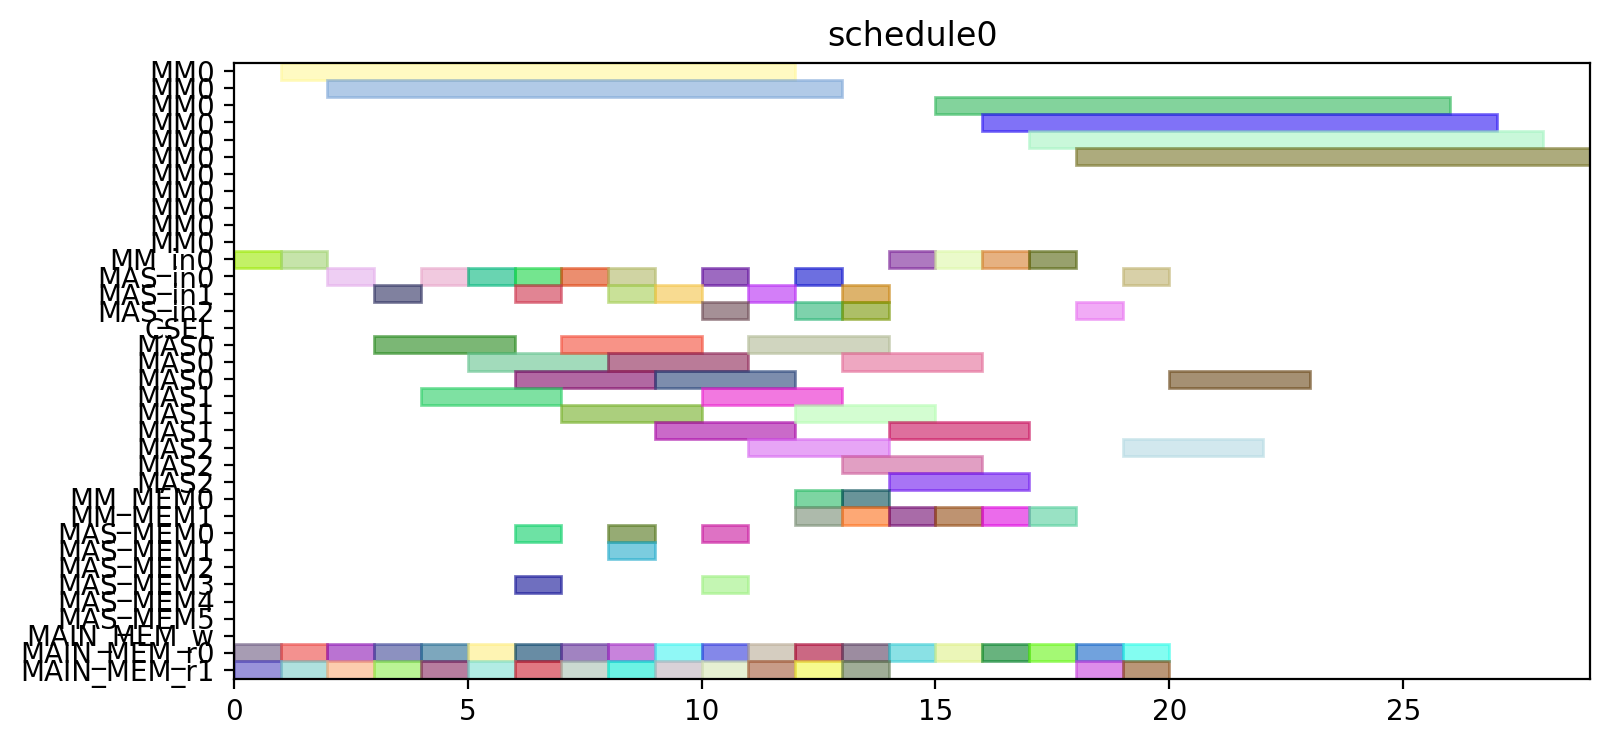

Here is the Python script that generated this plot:
from pyschedule import Scenario, solvers, plotters, alt


def solve():
	horizon = 120
	S = Scenario("schedule0", horizon=horizon)

	# resource
	MM = S.Resources('MM', num=1, size=11)
	MM_in = S.Resources('MM_in', num=1)
	MAS_in = S.Resources('MAS_in', num=3)
	CSEL = S.Resource('CSEL')
	MAS = S.Resources('MAS', num=3, size=3, periods=range(1, horizon))
	MM_MEM = S.Resources('MM_MEM', num=2)
	MAS_MEM = S.Resources('MAS_MEM', num=6)
	MAIN_MEM_w = S.Resource('MAIN_MEM_w', size=1)
	MAIN_MEM_r = S.Resources('MAIN_MEM_r', num=2)

	# result of previous scheduling

	# new tasks
	c_qinv_denom_inv0 = S.Task('c_qinv_denom_inv0', length=11, delay_cost=1)
	c_qinv_denom_inv0 += alt(MM)
	c_qinv_denom_inv0_in = S.Task('c_qinv_denom_inv0_in', length=1, delay_cost=1)
	c_qinv_denom_inv0_in += alt(MM_in)
	S += c_qinv_denom_inv0_in*MM_in[0]<=c_qinv_denom_inv0*MM[0]
	c_qinv_denom_inv0_mem0 = S.Task('c_qinv_denom_inv0_mem0', length=1, delay_cost=1)
	c_qinv_denom_inv0_mem0 += MAIN_MEM_r[0]
	S += c_qinv_denom_inv0_mem0 <= c_qinv_denom_inv0

	c_qinv_denom_inv0_mem1 = S.Task('c_qinv_denom_inv0_mem1', length=1, delay_cost=1)
	c_qinv_denom_inv0_mem1 += MAIN_MEM_r[1]
	S += c_qinv_denom_inv0_mem1 <= c_qinv_denom_inv0

	c_qinv_denom_inv1_ = S.Task('c_qinv_denom_inv1_', length=11, delay_cost=1)
	c_qinv_denom_inv1_ += alt(MM)
	c_qinv_denom_inv1__in = S.Task('c_qinv_denom_inv1__in', length=1, delay_cost=1)
	c_qinv_denom_inv1__in += alt(MM_in)
	S += c_qinv_denom_inv1__in*MM_in[0]<=c_qinv_denom_inv1_*MM[0]
	c_qinv_denom_inv1__mem0 = S.Task('c_qinv_denom_inv1__mem0', length=1, delay_cost=1)
	c_qinv_denom_inv1__mem0 += MAIN_MEM_r[0]
	S += c_qinv_denom_inv1__mem0 <= c_qinv_denom_inv1_

	c_qinv_denom_inv1__mem1 = S.Task('c_qinv_denom_inv1__mem1', length=1, delay_cost=1)
	c_qinv_denom_inv1__mem1 += MAIN_MEM_r[1]
	S += c_qinv_denom_inv1__mem1 <= c_qinv_denom_inv1_

	c_qinv0_t2 = S.Task('c_qinv0_t2', length=3, delay_cost=1)
	c_qinv0_t2 += alt(MAS)
	c_qinv0_t2_in = S.Task('c_qinv0_t2_in', length=1, delay_cost=1)
	c_qinv0_t2_in += alt(MAS_in)
	S += c_qinv0_t2_in*MAS_in[0]<=c_qinv0_t2*MAS[0]

	S += c_qinv0_t2_in*MAS_in[1]<=c_qinv0_t2*MAS[1]

	S += c_qinv0_t2_in*MAS_in[2]<=c_qinv0_t2*MAS[2]

	c_qinv0_t2_mem0 = S.Task('c_qinv0_t2_mem0', length=1, delay_cost=1)
	c_qinv0_t2_mem0 += MAIN_MEM_r[0]
	S += c_qinv0_t2_mem0 <= c_qinv0_t2

	c_qinv0_t2_mem1 = S.Task('c_qinv0_t2_mem1', length=1, delay_cost=1)
	c_qinv0_t2_mem1 += MAIN_MEM_r[1]
	S += c_qinv0_t2_mem1 <= c_qinv0_t2

	c_qinv1__t2 = S.Task('c_qinv1__t2', length=3, delay_cost=1)
	c_qinv1__t2 += alt(MAS)
	c_qinv1__t2_in = S.Task('c_qinv1__t2_in', length=1, delay_cost=1)
	c_qinv1__t2_in += alt(MAS_in)
	S += c_qinv1__t2_in*MAS_in[0]<=c_qinv1__t2*MAS[0]

	S += c_qinv1__t2_in*MAS_in[1]<=c_qinv1__t2*MAS[1]

	S += c_qinv1__t2_in*MAS_in[2]<=c_qinv1__t2*MAS[2]

	c_qinv1__t2_mem0 = S.Task('c_qinv1__t2_mem0', length=1, delay_cost=1)
	c_qinv1__t2_mem0 += MAIN_MEM_r[0]
	S += c_qinv1__t2_mem0 <= c_qinv1__t2

	c_qinv1__t2_mem1 = S.Task('c_qinv1__t2_mem1', length=1, delay_cost=1)
	c_qinv1__t2_mem1 += MAIN_MEM_r[1]
	S += c_qinv1__t2_mem1 <= c_qinv1__t2

	c0_t0_t2 = S.Task('c0_t0_t2', length=3, delay_cost=1)
	c0_t0_t2 += alt(MAS)
	c0_t0_t2_in = S.Task('c0_t0_t2_in', length=1, delay_cost=1)
	c0_t0_t2_in += alt(MAS_in)
	S += c0_t0_t2_in*MAS_in[0]<=c0_t0_t2*MAS[0]

	S += c0_t0_t2_in*MAS_in[1]<=c0_t0_t2*MAS[1]

	S += c0_t0_t2_in*MAS_in[2]<=c0_t0_t2*MAS[2]

	c0_t0_t2_mem0 = S.Task('c0_t0_t2_mem0', length=1, delay_cost=1)
	c0_t0_t2_mem0 += MAIN_MEM_r[0]
	S += c0_t0_t2_mem0 <= c0_t0_t2

	c0_t0_t2_mem1 = S.Task('c0_t0_t2_mem1', length=1, delay_cost=1)
	c0_t0_t2_mem1 += MAIN_MEM_r[1]
	S += c0_t0_t2_mem1 <= c0_t0_t2

	c0_t1_t2 = S.Task('c0_t1_t2', length=3, delay_cost=1)
	c0_t1_t2 += alt(MAS)
	c0_t1_t2_in = S.Task('c0_t1_t2_in', length=1, delay_cost=1)
	c0_t1_t2_in += alt(MAS_in)
	S += c0_t1_t2_in*MAS_in[0]<=c0_t1_t2*MAS[0]

	S += c0_t1_t2_in*MAS_in[1]<=c0_t1_t2*MAS[1]

	S += c0_t1_t2_in*MAS_in[2]<=c0_t1_t2*MAS[2]

	c0_t1_t2_mem0 = S.Task('c0_t1_t2_mem0', length=1, delay_cost=1)
	c0_t1_t2_mem0 += MAIN_MEM_r[0]
	S += c0_t1_t2_mem0 <= c0_t1_t2

	c0_t1_t2_mem1 = S.Task('c0_t1_t2_mem1', length=1, delay_cost=1)
	c0_t1_t2_mem1 += MAIN_MEM_r[1]
	S += c0_t1_t2_mem1 <= c0_t1_t2

	c0_t20 = S.Task('c0_t20', length=3, delay_cost=1)
	c0_t20 += alt(MAS)
	c0_t20_in = S.Task('c0_t20_in', length=1, delay_cost=1)
	c0_t20_in += alt(MAS_in)
	S += c0_t20_in*MAS_in[0]<=c0_t20*MAS[0]

	S += c0_t20_in*MAS_in[1]<=c0_t20*MAS[1]

	S += c0_t20_in*MAS_in[2]<=c0_t20*MAS[2]

	c0_t20_mem0 = S.Task('c0_t20_mem0', length=1, delay_cost=1)
	c0_t20_mem0 += MAIN_MEM_r[0]
	S += c0_t20_mem0 <= c0_t20

	c0_t20_mem1 = S.Task('c0_t20_mem1', length=1, delay_cost=1)
	c0_t20_mem1 += MAIN_MEM_r[1]
	S += c0_t20_mem1 <= c0_t20

	c0_t21 = S.Task('c0_t21', length=3, delay_cost=1)
	c0_t21 += alt(MAS)
	c0_t21_in = S.Task('c0_t21_in', length=1, delay_cost=1)
	c0_t21_in += alt(MAS_in)
	S += c0_t21_in*MAS_in[0]<=c0_t21*MAS[0]

	S += c0_t21_in*MAS_in[1]<=c0_t21*MAS[1]

	S += c0_t21_in*MAS_in[2]<=c0_t21*MAS[2]

	c0_t21_mem0 = S.Task('c0_t21_mem0', length=1, delay_cost=1)
	c0_t21_mem0 += MAIN_MEM_r[0]
	S += c0_t21_mem0 <= c0_t21

	c0_t21_mem1 = S.Task('c0_t21_mem1', length=1, delay_cost=1)
	c0_t21_mem1 += MAIN_MEM_r[1]
	S += c0_t21_mem1 <= c0_t21

	c1_t0_t2 = S.Task('c1_t0_t2', length=3, delay_cost=1)
	c1_t0_t2 += alt(MAS)
	c1_t0_t2_in = S.Task('c1_t0_t2_in', length=1, delay_cost=1)
	c1_t0_t2_in += alt(MAS_in)
	S += c1_t0_t2_in*MAS_in[0]<=c1_t0_t2*MAS[0]

	S += c1_t0_t2_in*MAS_in[1]<=c1_t0_t2*MAS[1]

	S += c1_t0_t2_in*MAS_in[2]<=c1_t0_t2*MAS[2]

	c1_t0_t2_mem0 = S.Task('c1_t0_t2_mem0', length=1, delay_cost=1)
	c1_t0_t2_mem0 += MAIN_MEM_r[0]
	S += c1_t0_t2_mem0 <= c1_t0_t2

	c1_t0_t2_mem1 = S.Task('c1_t0_t2_mem1', length=1, delay_cost=1)
	c1_t0_t2_mem1 += MAIN_MEM_r[1]
	S += c1_t0_t2_mem1 <= c1_t0_t2

	c1_t1_t2 = S.Task('c1_t1_t2', length=3, delay_cost=1)
	c1_t1_t2 += alt(MAS)
	c1_t1_t2_in = S.Task('c1_t1_t2_in', length=1, delay_cost=1)
	c1_t1_t2_in += alt(MAS_in)
	S += c1_t1_t2_in*MAS_in[0]<=c1_t1_t2*MAS[0]

	S += c1_t1_t2_in*MAS_in[1]<=c1_t1_t2*MAS[1]

	S += c1_t1_t2_in*MAS_in[2]<=c1_t1_t2*MAS[2]

	c1_t1_t2_mem0 = S.Task('c1_t1_t2_mem0', length=1, delay_cost=1)
	c1_t1_t2_mem0 += MAIN_MEM_r[0]
	S += c1_t1_t2_mem0 <= c1_t1_t2

	c1_t1_t2_mem1 = S.Task('c1_t1_t2_mem1', length=1, delay_cost=1)
	c1_t1_t2_mem1 += MAIN_MEM_r[1]
	S += c1_t1_t2_mem1 <= c1_t1_t2

	c1_t20 = S.Task('c1_t20', length=3, delay_cost=1)
	c1_t20 += alt(MAS)
	c1_t20_in = S.Task('c1_t20_in', length=1, delay_cost=1)
	c1_t20_in += alt(MAS_in)
	S += c1_t20_in*MAS_in[0]<=c1_t20*MAS[0]

	S += c1_t20_in*MAS_in[1]<=c1_t20*MAS[1]

	S += c1_t20_in*MAS_in[2]<=c1_t20*MAS[2]

	c1_t20_mem0 = S.Task('c1_t20_mem0', length=1, delay_cost=1)
	c1_t20_mem0 += MAIN_MEM_r[0]
	S += c1_t20_mem0 <= c1_t20

	c1_t20_mem1 = S.Task('c1_t20_mem1', length=1, delay_cost=1)
	c1_t20_mem1 += MAIN_MEM_r[1]
	S += c1_t20_mem1 <= c1_t20

	c1_t21 = S.Task('c1_t21', length=3, delay_cost=1)
	c1_t21 += alt(MAS)
	c1_t21_in = S.Task('c1_t21_in', length=1, delay_cost=1)
	c1_t21_in += alt(MAS_in)
	S += c1_t21_in*MAS_in[0]<=c1_t21*MAS[0]

	S += c1_t21_in*MAS_in[1]<=c1_t21*MAS[1]

	S += c1_t21_in*MAS_in[2]<=c1_t21*MAS[2]

	c1_t21_mem0 = S.Task('c1_t21_mem0', length=1, delay_cost=1)
	c1_t21_mem0 += MAIN_MEM_r[0]
	S += c1_t21_mem0 <= c1_t21

	c1_t21_mem1 = S.Task('c1_t21_mem1', length=1, delay_cost=1)
	c1_t21_mem1 += MAIN_MEM_r[1]
	S += c1_t21_mem1 <= c1_t21

	c2_t0_t2 = S.Task('c2_t0_t2', length=3, delay_cost=1)
	c2_t0_t2 += alt(MAS)
	c2_t0_t2_in = S.Task('c2_t0_t2_in', length=1, delay_cost=1)
	c2_t0_t2_in += alt(MAS_in)
	S += c2_t0_t2_in*MAS_in[0]<=c2_t0_t2*MAS[0]

	S += c2_t0_t2_in*MAS_in[1]<=c2_t0_t2*MAS[1]

	S += c2_t0_t2_in*MAS_in[2]<=c2_t0_t2*MAS[2]

	c2_t0_t2_mem0 = S.Task('c2_t0_t2_mem0', length=1, delay_cost=1)
	c2_t0_t2_mem0 += MAIN_MEM_r[0]
	S += c2_t0_t2_mem0 <= c2_t0_t2

	c2_t0_t2_mem1 = S.Task('c2_t0_t2_mem1', length=1, delay_cost=1)
	c2_t0_t2_mem1 += MAIN_MEM_r[1]
	S += c2_t0_t2_mem1 <= c2_t0_t2

	c2_t1_t2 = S.Task('c2_t1_t2', length=3, delay_cost=1)
	c2_t1_t2 += alt(MAS)
	c2_t1_t2_in = S.Task('c2_t1_t2_in', length=1, delay_cost=1)
	c2_t1_t2_in += alt(MAS_in)
	S += c2_t1_t2_in*MAS_in[0]<=c2_t1_t2*MAS[0]

	S += c2_t1_t2_in*MAS_in[1]<=c2_t1_t2*MAS[1]

	S += c2_t1_t2_in*MAS_in[2]<=c2_t1_t2*MAS[2]

	c2_t1_t2_mem0 = S.Task('c2_t1_t2_mem0', length=1, delay_cost=1)
	c2_t1_t2_mem0 += MAIN_MEM_r[0]
	S += c2_t1_t2_mem0 <= c2_t1_t2

	c2_t1_t2_mem1 = S.Task('c2_t1_t2_mem1', length=1, delay_cost=1)
	c2_t1_t2_mem1 += MAIN_MEM_r[1]
	S += c2_t1_t2_mem1 <= c2_t1_t2

	c2_t20 = S.Task('c2_t20', length=3, delay_cost=1)
	c2_t20 += alt(MAS)
	c2_t20_in = S.Task('c2_t20_in', length=1, delay_cost=1)
	c2_t20_in += alt(MAS_in)
	S += c2_t20_in*MAS_in[0]<=c2_t20*MAS[0]

	S += c2_t20_in*MAS_in[1]<=c2_t20*MAS[1]

	S += c2_t20_in*MAS_in[2]<=c2_t20*MAS[2]

	c2_t20_mem0 = S.Task('c2_t20_mem0', length=1, delay_cost=1)
	c2_t20_mem0 += MAIN_MEM_r[0]
	S += c2_t20_mem0 <= c2_t20

	c2_t20_mem1 = S.Task('c2_t20_mem1', length=1, delay_cost=1)
	c2_t20_mem1 += MAIN_MEM_r[1]
	S += c2_t20_mem1 <= c2_t20

	c2_t21 = S.Task('c2_t21', length=3, delay_cost=1)
	c2_t21 += alt(MAS)
	c2_t21_in = S.Task('c2_t21_in', length=1, delay_cost=1)
	c2_t21_in += alt(MAS_in)
	S += c2_t21_in*MAS_in[0]<=c2_t21*MAS[0]

	S += c2_t21_in*MAS_in[1]<=c2_t21*MAS[1]

	S += c2_t21_in*MAS_in[2]<=c2_t21*MAS[2]

	c2_t21_mem0 = S.Task('c2_t21_mem0', length=1, delay_cost=1)
	c2_t21_mem0 += MAIN_MEM_r[0]
	S += c2_t21_mem0 <= c2_t21

	c2_t21_mem1 = S.Task('c2_t21_mem1', length=1, delay_cost=1)
	c2_t21_mem1 += MAIN_MEM_r[1]
	S += c2_t21_mem1 <= c2_t21

	c_qinv0_t0 = S.Task('c_qinv0_t0', length=11, delay_cost=1)
	c_qinv0_t0 += alt(MM)
	c_qinv0_t0_in = S.Task('c_qinv0_t0_in', length=1, delay_cost=1)
	c_qinv0_t0_in += alt(MM_in)
	S += c_qinv0_t0_in*MM_in[0]<=c_qinv0_t0*MM[0]
	c_qinv0_t0_mem0 = S.Task('c_qinv0_t0_mem0', length=1, delay_cost=1)
	c_qinv0_t0_mem0 += MAIN_MEM_r[0]
	S += c_qinv0_t0_mem0 <= c_qinv0_t0

	c_qinv0_t0_mem1 = S.Task('c_qinv0_t0_mem1', length=1, delay_cost=1)
	c_qinv0_t0_mem1 += alt(MM_MEM)
	S += (c_qinv_denom_inv0*MM[0])-1 < c_qinv0_t0_mem1*MM_MEM[1]
	S += c_qinv0_t0_mem1 <= c_qinv0_t0

	c_qinv0_t1 = S.Task('c_qinv0_t1', length=11, delay_cost=1)
	c_qinv0_t1 += alt(MM)
	c_qinv0_t1_in = S.Task('c_qinv0_t1_in', length=1, delay_cost=1)
	c_qinv0_t1_in += alt(MM_in)
	S += c_qinv0_t1_in*MM_in[0]<=c_qinv0_t1*MM[0]
	c_qinv0_t1_mem0 = S.Task('c_qinv0_t1_mem0', length=1, delay_cost=1)
	c_qinv0_t1_mem0 += MAIN_MEM_r[0]
	S += c_qinv0_t1_mem0 <= c_qinv0_t1

	c_qinv0_t1_mem1 = S.Task('c_qinv0_t1_mem1', length=1, delay_cost=1)
	c_qinv0_t1_mem1 += alt(MM_MEM)
	S += (c_qinv_denom_inv1_*MM[0])-1 < c_qinv0_t1_mem1*MM_MEM[1]
	S += c_qinv0_t1_mem1 <= c_qinv0_t1

	c_qinv0_t3 = S.Task('c_qinv0_t3', length=3, delay_cost=1)
	c_qinv0_t3 += alt(MAS)
	c_qinv0_t3_in = S.Task('c_qinv0_t3_in', length=1, delay_cost=1)
	c_qinv0_t3_in += alt(MAS_in)
	S += c_qinv0_t3_in*MAS_in[0]<=c_qinv0_t3*MAS[0]

	S += c_qinv0_t3_in*MAS_in[1]<=c_qinv0_t3*MAS[1]

	S += c_qinv0_t3_in*MAS_in[2]<=c_qinv0_t3*MAS[2]

	c_qinv0_t3_mem0 = S.Task('c_qinv0_t3_mem0', length=1, delay_cost=1)
	c_qinv0_t3_mem0 += alt(MM_MEM)
	S += (c_qinv_denom_inv0*MM[0])-1 < c_qinv0_t3_mem0*MM_MEM[0]
	S += c_qinv0_t3_mem0 <= c_qinv0_t3

	c_qinv0_t3_mem1 = S.Task('c_qinv0_t3_mem1', length=1, delay_cost=1)
	c_qinv0_t3_mem1 += alt(MM_MEM)
	S += (c_qinv_denom_inv1_*MM[0])-1 < c_qinv0_t3_mem1*MM_MEM[1]
	S += c_qinv0_t3_mem1 <= c_qinv0_t3

	c_qinv1__t0 = S.Task('c_qinv1__t0', length=11, delay_cost=1)
	c_qinv1__t0 += alt(MM)
	c_qinv1__t0_in = S.Task('c_qinv1__t0_in', length=1, delay_cost=1)
	c_qinv1__t0_in += alt(MM_in)
	S += c_qinv1__t0_in*MM_in[0]<=c_qinv1__t0*MM[0]
	c_qinv1__t0_mem0 = S.Task('c_qinv1__t0_mem0', length=1, delay_cost=1)
	c_qinv1__t0_mem0 += MAIN_MEM_r[0]
	S += c_qinv1__t0_mem0 <= c_qinv1__t0

	c_qinv1__t0_mem1 = S.Task('c_qinv1__t0_mem1', length=1, delay_cost=1)
	c_qinv1__t0_mem1 += alt(MM_MEM)
	S += (c_qinv_denom_inv0*MM[0])-1 < c_qinv1__t0_mem1*MM_MEM[1]
	S += c_qinv1__t0_mem1 <= c_qinv1__t0

	c_qinv1__t1 = S.Task('c_qinv1__t1', length=11, delay_cost=1)
	c_qinv1__t1 += alt(MM)
	c_qinv1__t1_in = S.Task('c_qinv1__t1_in', length=1, delay_cost=1)
	c_qinv1__t1_in += alt(MM_in)
	S += c_qinv1__t1_in*MM_in[0]<=c_qinv1__t1*MM[0]
	c_qinv1__t1_mem0 = S.Task('c_qinv1__t1_mem0', length=1, delay_cost=1)
	c_qinv1__t1_mem0 += MAIN_MEM_r[0]
	S += c_qinv1__t1_mem0 <= c_qinv1__t1

	c_qinv1__t1_mem1 = S.Task('c_qinv1__t1_mem1', length=1, delay_cost=1)
	c_qinv1__t1_mem1 += alt(MM_MEM)
	S += (c_qinv_denom_inv1_*MM[0])-1 < c_qinv1__t1_mem1*MM_MEM[1]
	S += c_qinv1__t1_mem1 <= c_qinv1__t1

	c_qinv1__t3 = S.Task('c_qinv1__t3', length=3, delay_cost=1)
	c_qinv1__t3 += alt(MAS)
	c_qinv1__t3_in = S.Task('c_qinv1__t3_in', length=1, delay_cost=1)
	c_qinv1__t3_in += alt(MAS_in)
	S += c_qinv1__t3_in*MAS_in[0]<=c_qinv1__t3*MAS[0]

	S += c_qinv1__t3_in*MAS_in[1]<=c_qinv1__t3*MAS[1]

	S += c_qinv1__t3_in*MAS_in[2]<=c_qinv1__t3*MAS[2]

	c_qinv1__t3_mem0 = S.Task('c_qinv1__t3_mem0', length=1, delay_cost=1)
	c_qinv1__t3_mem0 += alt(MM_MEM)
	S += (c_qinv_denom_inv0*MM[0])-1 < c_qinv1__t3_mem0*MM_MEM[0]
	S += c_qinv1__t3_mem0 <= c_qinv1__t3

	c_qinv1__t3_mem1 = S.Task('c_qinv1__t3_mem1', length=1, delay_cost=1)
	c_qinv1__t3_mem1 += alt(MM_MEM)
	S += (c_qinv_denom_inv1_*MM[0])-1 < c_qinv1__t3_mem1*MM_MEM[1]
	S += c_qinv1__t3_mem1 <= c_qinv1__t3

	c0_t4_t2 = S.Task('c0_t4_t2', length=3, delay_cost=1)
	c0_t4_t2 += alt(MAS)
	c0_t4_t2_in = S.Task('c0_t4_t2_in', length=1, delay_cost=1)
	c0_t4_t2_in += alt(MAS_in)
	S += c0_t4_t2_in*MAS_in[0]<=c0_t4_t2*MAS[0]

	S += c0_t4_t2_in*MAS_in[1]<=c0_t4_t2*MAS[1]

	S += c0_t4_t2_in*MAS_in[2]<=c0_t4_t2*MAS[2]

	c0_t4_t2_mem0 = S.Task('c0_t4_t2_mem0', length=1, delay_cost=1)
	c0_t4_t2_mem0 += alt(MAS_MEM)
	S += (c0_t20*MAS[0])-1 < c0_t4_t2_mem0*MAS_MEM[0]
	S += (c0_t20*MAS[1])-1 < c0_t4_t2_mem0*MAS_MEM[2]
	S += (c0_t20*MAS[2])-1 < c0_t4_t2_mem0*MAS_MEM[4]
	S += c0_t4_t2_mem0 <= c0_t4_t2

	c0_t4_t2_mem1 = S.Task('c0_t4_t2_mem1', length=1, delay_cost=1)
	c0_t4_t2_mem1 += alt(MAS_MEM)
	S += (c0_t21*MAS[0])-1 < c0_t4_t2_mem1*MAS_MEM[1]
	S += (c0_t21*MAS[1])-1 < c0_t4_t2_mem1*MAS_MEM[3]
	S += (c0_t21*MAS[2])-1 < c0_t4_t2_mem1*MAS_MEM[5]
	S += c0_t4_t2_mem1 <= c0_t4_t2

	c1_t4_t2 = S.Task('c1_t4_t2', length=3, delay_cost=1)
	c1_t4_t2 += alt(MAS)
	c1_t4_t2_in = S.Task('c1_t4_t2_in', length=1, delay_cost=1)
	c1_t4_t2_in += alt(MAS_in)
	S += c1_t4_t2_in*MAS_in[0]<=c1_t4_t2*MAS[0]

	S += c1_t4_t2_in*MAS_in[1]<=c1_t4_t2*MAS[1]

	S += c1_t4_t2_in*MAS_in[2]<=c1_t4_t2*MAS[2]

	c1_t4_t2_mem0 = S.Task('c1_t4_t2_mem0', length=1, delay_cost=1)
	c1_t4_t2_mem0 += alt(MAS_MEM)
	S += (c1_t20*MAS[0])-1 < c1_t4_t2_mem0*MAS_MEM[0]
	S += (c1_t20*MAS[1])-1 < c1_t4_t2_mem0*MAS_MEM[2]
	S += (c1_t20*MAS[2])-1 < c1_t4_t2_mem0*MAS_MEM[4]
	S += c1_t4_t2_mem0 <= c1_t4_t2

	c1_t4_t2_mem1 = S.Task('c1_t4_t2_mem1', length=1, delay_cost=1)
	c1_t4_t2_mem1 += alt(MAS_MEM)
	S += (c1_t21*MAS[0])-1 < c1_t4_t2_mem1*MAS_MEM[1]
	S += (c1_t21*MAS[1])-1 < c1_t4_t2_mem1*MAS_MEM[3]
	S += (c1_t21*MAS[2])-1 < c1_t4_t2_mem1*MAS_MEM[5]
	S += c1_t4_t2_mem1 <= c1_t4_t2

	c2_t4_t2 = S.Task('c2_t4_t2', length=3, delay_cost=1)
	c2_t4_t2 += alt(MAS)
	c2_t4_t2_in = S.Task('c2_t4_t2_in', length=1, delay_cost=1)
	c2_t4_t2_in += alt(MAS_in)
	S += c2_t4_t2_in*MAS_in[0]<=c2_t4_t2*MAS[0]

	S += c2_t4_t2_in*MAS_in[1]<=c2_t4_t2*MAS[1]

	S += c2_t4_t2_in*MAS_in[2]<=c2_t4_t2*MAS[2]

	c2_t4_t2_mem0 = S.Task('c2_t4_t2_mem0', length=1, delay_cost=1)
	c2_t4_t2_mem0 += alt(MAS_MEM)
	S += (c2_t20*MAS[0])-1 < c2_t4_t2_mem0*MAS_MEM[0]
	S += (c2_t20*MAS[1])-1 < c2_t4_t2_mem0*MAS_MEM[2]
	S += (c2_t20*MAS[2])-1 < c2_t4_t2_mem0*MAS_MEM[4]
	S += c2_t4_t2_mem0 <= c2_t4_t2

	c2_t4_t2_mem1 = S.Task('c2_t4_t2_mem1', length=1, delay_cost=1)
	c2_t4_t2_mem1 += alt(MAS_MEM)
	S += (c2_t21*MAS[0])-1 < c2_t4_t2_mem1*MAS_MEM[1]
	S += (c2_t21*MAS[1])-1 < c2_t4_t2_mem1*MAS_MEM[3]
	S += (c2_t21*MAS[2])-1 < c2_t4_t2_mem1*MAS_MEM[5]
	S += c2_t4_t2_mem1 <= c2_t4_t2

	solvers.mip.solve(S,msg=1,kind='CPLEX',ratio_gap=1.01)

	solution = [['hoge']*len(S.solution()[1]) for i in range(len(S.solution()))]
	for i in range(len(S.solution())):
		for j in range(len(S.solution()[i])):
			solution[i][j]=str(S.solution()[i][j])
	print(solution)

	cycles = int(solution[-1][3])

	pic_file_name = "/mnt/rose/usr1/fukuda/ABE/multiRAM_multiMAS_16mux/scheduling_result/stage11MM1_stage3MAS3/FP12_INV_AFTER_FPINV/schedule0.png"
	if(S.solution() != []):
		plotters.matplotlib.plot(S,img_filename=pic_file_name, show_task_labels=False, fig_size=(cycles*0.25+3, 4))

	return solution
